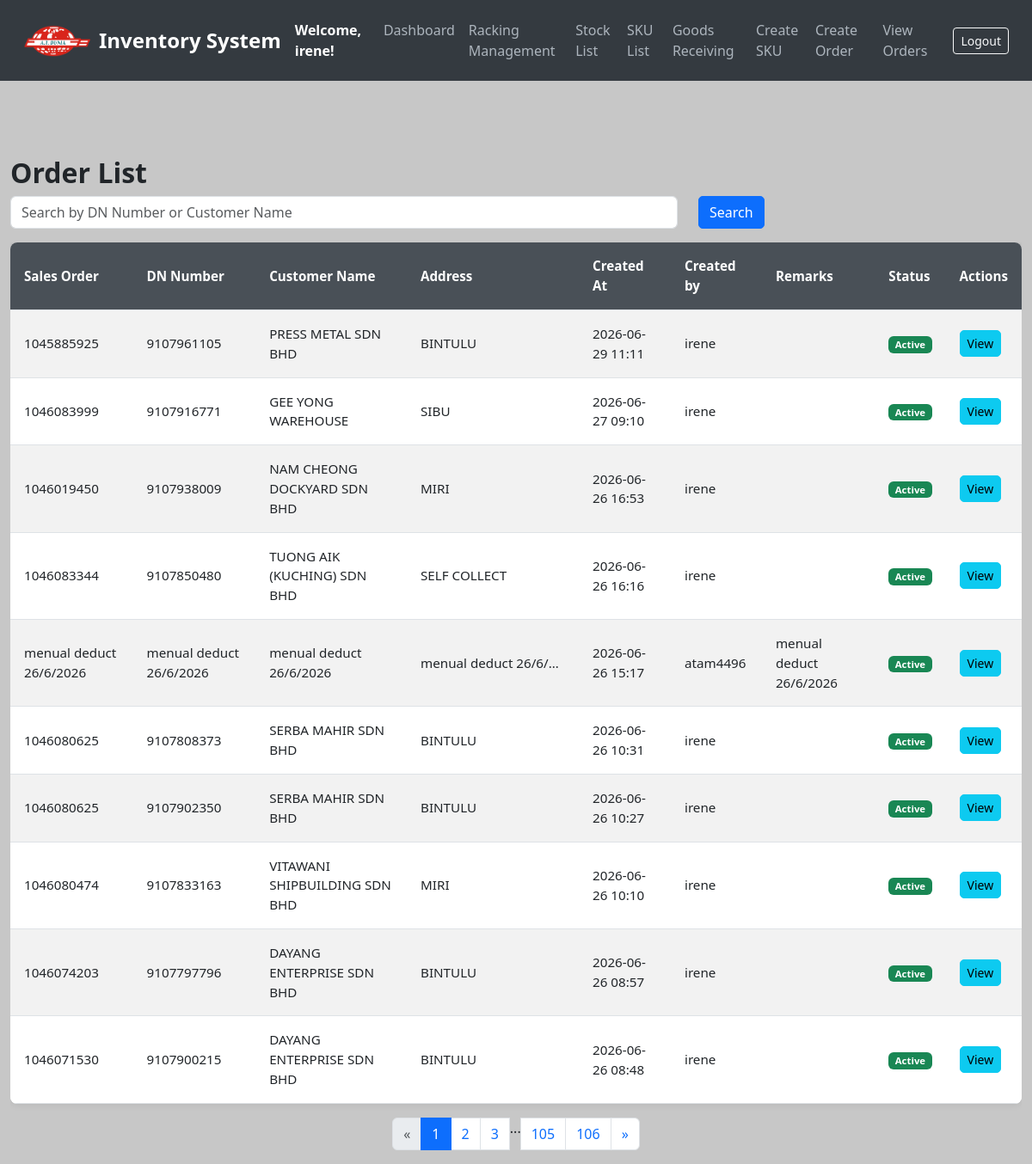
Page /orders (signed in) on the committed database.
### models.py (models this page shows, shortened)
class User(UserMixin, db.Model):
    __tablename__ = 'users'
    id = db.Column(db.Integer, primary_key=True)
    username = db.Column(db.String(80), unique=True, nullable=False)
    email = db.Column(db.String(120), unique=True, nullable=False)
    password = db.Column(db.String(200), nullable=False)  # Store hashed passwords
    date_created = db.Column(db.DateTime, default=get_local_time)
    last_login = db.Column(db.DateTime, nullable=True)
    is_active = db.Column(db.Boolean, default=True)  # For account activation/deactivation
    is_approved = db.Column(db.Boolean, default=False)
    is_admin = db.Column(db.Boolean, default=False)

class Order(db.Model):
    __tablename__ = 'orders'
    id = db.Column(db.Integer, primary_key=True)
    dn_number = db.Column(db.String(50), unique=True, nullable=False)  # Add DN number field
    created_at = db.Column(db.DateTime, default=get_local_time)
    customer_name = db.Column(db.String(100), nullable=False)
    address = db.Column(db.String(255), nullable=False)
    sales_order = db.Column(db.String(255), nullable=False)
    remarks = db.Column(db.String(255), nullable=True)
    status = db.Column(db.String(20), default='active')
    created_by = db.Column(db.String(255), nullable=True)
    last_updated_by = db.Column(db.String(255), nullable=True)  # Add this line
    items = db.relationship('OrderItem', backref='order', cascade='all, delete-orphan', lazy=True)

### app.py (the view)
@app.route('/orders')
@login_required
def list_orders():
    search = request.args.get('search', '')
    page = request.args.get('page', 1, type=int)
    query = Order.query.filter(
        Order.dn_number.like(f"%{search}%") |
        Order.customer_name.like(f"%{search}%") |
        Order.sales_order.like(f"%{search}%")  # ← ADDED THIS!
    ).order_by(Order.created_at.desc())  # Sort by most recent orders
    pagination = query.paginate(page=page, per_page=10, error_out=False)
    return render_template('list_orders.html', orders=pagination.items, pagination=pagination, search=search)

### app.py (called while the page is built)
@login_manager.user_loader
def load_user(user_id):
    return db.session.get(User, int(user_id))

### templates/list_orders.html (shortened to what this page needs)
<!DOCTYPE html>
<html lang="en">
<head>
    <link href="https://cdn.jsdelivr.net/npm/bootstrap@5.3.0/dist/css/bootstrap.min.css" rel="stylesheet">
</head>
<body>
<nav class="navbar navbar-expand-lg navbar-dark">
    <div class="container-fluid">
        <img src="{{ url_for('static', filename='logo_.png') }}" alt="Logo" width="80" height="40" class="me-2">
        <a class="navbar-brand" href="/">Inventory System</a>
        <strong class="text-white">Welcome, {{ current_user.username }}!</strong>
        <div class="collapse navbar-collapse" id="navbarNav">
            <ul class="navbar-nav ms-auto">
                <li class="nav-item"><a class="nav-link" href="/dashboard">Dashboard</a></li>
                <li class="nav-item"><a class="nav-link" href="/create_racking">Racking Management</a></li>
                <li class="nav-item"><a class="nav-link" href="/stocks">Stock List</a></li>
                <li class="nav-item"><a class="nav-link" href="/sku-list">SKU List</a></li>
                <li class="nav-item"><a class="nav-link" href="/create-stock">Goods Receiving</a></li>
                <li class="nav-item"><a class="nav-link" href="/add-sku">Create SKU</a></li>
                <li class="nav-item"><a class="nav-link" href="/create-order">Create Order</a></li>
                <li class="nav-item"><a class="nav-link" href="/orders">View Orders</a></li>
            </ul>
            <form class="d-flex ms-3" action="{{ url_for('logout') }}" method="POST">
                <button class="btn btn-sm btn-outline-light" type="submit">Logout</button>
            </form>
        </div>
    </div>
</nav>
<div class="container mt-5">
    <h2>Order List</h2>
    <form method="GET" action="/orders" class="row mb-3">
        <div class="col-md-8">
            <input type="text" name="search" class="form-control" value="{{ search }}" placeholder="Search by DN Number or Customer Name">
        </div>
        <div class="col-md-4">
            <button type="submit" class="btn btn-primary">Search</button>
        </div>
    </form>
    <div class="table-responsive">
        <table class="table table-striped">
            <thead>
                <tr>
                    <th>Sales Order</th>
                    <th>DN Number</th>
                    <th>Customer Name</th>
                    <th>Address</th>
                    <th>Created At</th>
                    <th>Created by</th>
                    <th>Remarks</th>
                    <th>Status</th>
                    <th>Actions</th>
                </tr>
            </thead>
            <tbody>
                {% for order in orders %}
                <tr>
                    <td>{{ order.sales_order }}</td>
                    <td>{{ order.dn_number }}</td>
                    <td>{{ order.customer_name }}</td>
                    <td class="address-cell" title="{{ order.address }}">
                        {{ order.address[:50] }}{% if order.address|length > 50 %}...{% endif %}
                    </td>
                    <td>{{ order.created_at.strftime('%Y-%m-%d %H:%M') }}</td>
                    <td>{{ order.created_by }}</td>
                    <td>{{ order.remarks }}</td>
    <td>
        {% if order.status == 'cancelled' %}
            <span class="badge bg-danger">Cancelled</span>
        {% elif order.status == 'completed' %}
            <span class="badge bg-primary">Completed</span>
        {% else %}
            <span class="badge bg-success">Active</span>
        {% endif %}
    </td>
                    <td>
                        <a href="{{ url_for('view_order', order_id=order.id) }}" class="btn btn-info btn-sm">View</a>
                    </td>
                </tr>
                {% endfor %}
            </tbody>
        </table>
    </div>
    <div class="d-flex justify-content-center">
        <nav aria-label="Page navigation">
            <ul class="pagination">
                {% if pagination.has_prev %}
                <li class="page-item">
                    <a class="page-link" href="{{ url_for('list_orders', page=pagination.prev_num, search=search) }}" aria-label="Previous">
                        <span aria-hidden="true">&laquo;</span>
                    </a>
                </li>
                {% else %}
                <li class="page-item disabled">
                    <span class="page-link">&laquo;</span>
                </li>
                {% endif %}
                {% for page_num in pagination.iter_pages(left_edge=2, right_edge=2, left_current=2, right_current=2) %}
                {% if page_num %}
                    {% if page_num == pagination.page %}
                    <li class="page-item active"><span class="page-link">{{ page_num }}</span></li>
                    {% else %}
                    <li class="page-item"><a class="page-link" href="{{ url_for('list_orders', page=page_num, search=search) }}">{{ page_num }}</a></li>
                    {% endif %}
                {% else %}
                <li class="page-item disabled"><span class="page-list">...</span></li>
                {% endif %}
                {% endfor %}
                {% if pagination.has_next %}
                <li class="page-item">
                    <a class="page-link" href="{{ url_for('list_orders', page=pagination.next_num, search=search) }}" aria-label="Next">
                        <span aria-hidden="true">&raquo;</span>
                    </a>
                </li>
                {% else %}
                <li class="page-item disabled">
                    <span class="page-link">&raquo;</span>
                </li>
                {% endif %}
            </ul>
        </nav>
    </div>
</div>
</body>
</html>

### templates/list_orders.html (style rules this page uses)
body { background-color: #C7C7C7; color: #212529; }
.navbar { background-color: #343a40; padding: 15px; }
.navbar-brand { font-weight: bold; color: #fff; font-size: 1.5rem; }
.nav-link { color: #adb5bd; font-weight: 500; }
.container { max-width: 1400px; padding-top: 40px; }
.table { background-color: #fff; border-radius: 8px; overflow: hidden; box-shadow: 0px 0px 10px rgba(0, 0, 0, 0.1); }
.table th, .table td { vertical-align: middle; font-size: 0.95rem; padding: 1rem; }
.table th { background-color: #495057; color: #fff; }
.table-striped tbody tr:nth-of-type(odd) { background-color: #f8f9fa; }
.address-cell { max-width: 200px; white-space: nowrap; overflow: hidden; text-overflow: ellipsis; cursor: help; }
.btn-primary, .btn-success, .btn-danger { border-radius: 5px; transition: all 0.3s ease; }
h2 { font-size: 2rem; font-weight: bold; }
.btn-info, .btn-success, .btn-danger { border-radius: 5px; transition: all 0.3s ease; }

### rows in the picture
User: username "irene"
Order: sales_order "1045885925", dn_number "9107961105", customer_name "PRESS METAL SDN BHD", address "BINTULU", created_at "2026-06-29 11:11", created_by "irene", status "Active"
Order: sales_order "1046083999", dn_number "9107916771", customer_name "GEE YONG WAREHOUSE", address "SIBU", created_at "2026-06-27 09:10", created_by "irene", status "Active"
Order: sales_order "1046019450", dn_number "9107938009", customer_name "NAM CHEONG DOCKYARD SDN BHD", address "MIRI", created_at "2026-06-26 16:53", created_by "irene", status "Active"
Order: sales_order "1046083344", dn_number "9107850480", customer_name "TUONG AIK (KUCHING) SDN BHD", address "SELF COLLECT", created_at "2026-06-26 16:16", created_by "irene", status "Active"
Order: sales_order "menual deduct 26/6/2026", dn_number "menual deduct 26/6/2026", customer_name "menual deduct 26/6/2026", address "menual deduct 26/6/…", created_at "2026-06-26 15:17", created_by "atam4496", remarks "menual deduct 26/6/2026", status "Active"
Order: sales_order "1046080625", dn_number "9107808373", customer_name "SERBA MAHIR SDN BHD", address "BINTULU", created_at "2026-06-26 10:31", created_by "irene", status "Active"
Order: sales_order "1046080625", dn_number "9107902350", customer_name "SERBA MAHIR SDN BHD", address "BINTULU", created_at "2026-06-26 10:27", created_by "irene", status "Active"
Order: sales_order "1046080474", dn_number "9107833163", customer_name "VITAWANI SHIPBUILDING SDN BHD", address "MIRI", created_at "2026-06-26 10:10", created_by "irene", status "Active"
Order: sales_order "1046074203", dn_number "9107797796", customer_name "DAYANG ENTERPRISE SDN BHD", address "BINTULU", created_at "2026-06-26 08:57", created_by "irene", status "Active"
Order: sales_order "1046071530", dn_number "9107900215", customer_name "DAYANG ENTERPRISE SDN BHD", address "BINTULU", created_at "2026-06-26 08:48", created_by "irene", status "Active"

### other values in the picture
{{ page_num }} "1"
{{ page_num }} "2" "3" "105" "106"
